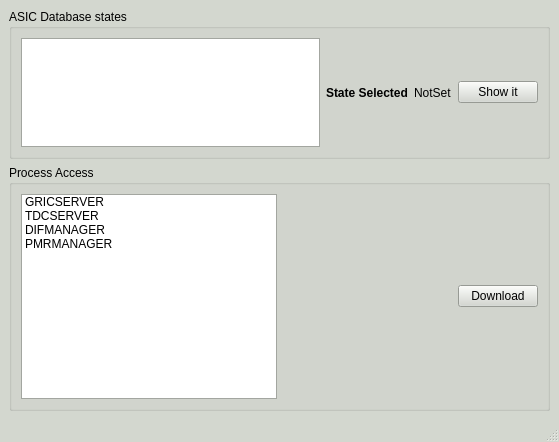
<?xml version="1.0" encoding="UTF-8"?>
<ui version="4.0">
 <class>DbWindow</class>
 <widget class="QMainWindow" name="DbWindow">
  <property name="geometry">
   <rect>
    <x>0</x>
    <y>0</y>
    <width>559</width>
    <height>442</height>
   </rect>
  </property>
  <property name="palette">
   <palette>
    <active>
     <colorrole role="WindowText">
      <brush brushstyle="SolidPattern">
       <color alpha="255">
        <red>0</red>
        <green>0</green>
        <blue>0</blue>
       </color>
      </brush>
     </colorrole>
     <colorrole role="Button">
      <brush brushstyle="SolidPattern">
       <color alpha="255">
        <red>211</red>
        <green>215</green>
        <blue>207</blue>
       </color>
      </brush>
     </colorrole>
     <colorrole role="Light">
      <brush brushstyle="SolidPattern">
       <color alpha="255">
        <red>255</red>
        <green>255</green>
        <blue>255</blue>
       </color>
      </brush>
     </colorrole>
     <colorrole role="Midlight">
      <brush brushstyle="SolidPattern">
       <color alpha="255">
        <red>233</red>
        <green>235</green>
        <blue>231</blue>
       </color>
      </brush>
     </colorrole>
     <colorrole role="Dark">
      <brush brushstyle="SolidPattern">
       <color alpha="255">
        <red>105</red>
        <green>107</green>
        <blue>103</blue>
       </color>
      </brush>
     </colorrole>
     <colorrole role="Mid">
      <brush brushstyle="SolidPattern">
       <color alpha="255">
        <red>141</red>
        <green>143</green>
        <blue>138</blue>
       </color>
      </brush>
     </colorrole>
     <colorrole role="Text">
      <brush brushstyle="SolidPattern">
       <color alpha="255">
        <red>0</red>
        <green>0</green>
        <blue>0</blue>
       </color>
      </brush>
     </colorrole>
     <colorrole role="BrightText">
      <brush brushstyle="SolidPattern">
       <color alpha="255">
        <red>255</red>
        <green>255</green>
        <blue>255</blue>
       </color>
      </brush>
     </colorrole>
     <colorrole role="ButtonText">
      <brush brushstyle="SolidPattern">
       <color alpha="255">
        <red>0</red>
        <green>0</green>
        <blue>0</blue>
       </color>
      </brush>
     </colorrole>
     <colorrole role="Base">
      <brush brushstyle="SolidPattern">
       <color alpha="255">
        <red>255</red>
        <green>255</green>
        <blue>255</blue>
       </color>
      </brush>
     </colorrole>
     <colorrole role="Window">
      <brush brushstyle="SolidPattern">
       <color alpha="255">
        <red>211</red>
        <green>215</green>
        <blue>207</blue>
       </color>
      </brush>
     </colorrole>
     <colorrole role="Shadow">
      <brush brushstyle="SolidPattern">
       <color alpha="255">
        <red>0</red>
        <green>0</green>
        <blue>0</blue>
       </color>
      </brush>
     </colorrole>
     <colorrole role="AlternateBase">
      <brush brushstyle="SolidPattern">
       <color alpha="255">
        <red>233</red>
        <green>235</green>
        <blue>231</blue>
       </color>
      </brush>
     </colorrole>
     <colorrole role="ToolTipBase">
      <brush brushstyle="SolidPattern">
       <color alpha="255">
        <red>255</red>
        <green>255</green>
        <blue>220</blue>
       </color>
      </brush>
     </colorrole>
     <colorrole role="ToolTipText">
      <brush brushstyle="SolidPattern">
       <color alpha="255">
        <red>0</red>
        <green>0</green>
        <blue>0</blue>
       </color>
      </brush>
     </colorrole>
    </active>
    <inactive>
     <colorrole role="WindowText">
      <brush brushstyle="SolidPattern">
       <color alpha="255">
        <red>0</red>
        <green>0</green>
        <blue>0</blue>
       </color>
      </brush>
     </colorrole>
     <colorrole role="Button">
      <brush brushstyle="SolidPattern">
       <color alpha="255">
        <red>211</red>
        <green>215</green>
        <blue>207</blue>
       </color>
      </brush>
     </colorrole>
     <colorrole role="Light">
      <brush brushstyle="SolidPattern">
       <color alpha="255">
        <red>255</red>
        <green>255</green>
        <blue>255</blue>
       </color>
      </brush>
     </colorrole>
     <colorrole role="Midlight">
      <brush brushstyle="SolidPattern">
       <color alpha="255">
        <red>233</red>
        <green>235</green>
        <blue>231</blue>
       </color>
      </brush>
     </colorrole>
     <colorrole role="Dark">
      <brush brushstyle="SolidPattern">
       <color alpha="255">
        <red>105</red>
        <green>107</green>
        <blue>103</blue>
       </color>
      </brush>
     </colorrole>
     <colorrole role="Mid">
      <brush brushstyle="SolidPattern">
       <color alpha="255">
        <red>141</red>
        <green>143</green>
        <blue>138</blue>
       </color>
      </brush>
     </colorrole>
     <colorrole role="Text">
      <brush brushstyle="SolidPattern">
       <color alpha="255">
        <red>0</red>
        <green>0</green>
        <blue>0</blue>
       </color>
      </brush>
     </colorrole>
     <colorrole role="BrightText">
      <brush brushstyle="SolidPattern">
       <color alpha="255">
        <red>255</red>
        <green>255</green>
        <blue>255</blue>
       </color>
      </brush>
     </colorrole>
     <colorrole role="ButtonText">
      <brush brushstyle="SolidPattern">
       <color alpha="255">
        <red>0</red>
        <green>0</green>
        <blue>0</blue>
       </color>
      </brush>
     </colorrole>
     <colorrole role="Base">
      <brush brushstyle="SolidPattern">
       <color alpha="255">
        <red>255</red>
        <green>255</green>
        <blue>255</blue>
       </color>
      </brush>
     </colorrole>
     <colorrole role="Window">
      <brush brushstyle="SolidPattern">
       <color alpha="255">
        <red>211</red>
        <green>215</green>
        <blue>207</blue>
       </color>
      </brush>
     </colorrole>
     <colorrole role="Shadow">
      <brush brushstyle="SolidPattern">
       <color alpha="255">
        <red>0</red>
        <green>0</green>
        <blue>0</blue>
       </color>
      </brush>
     </colorrole>
     <colorrole role="AlternateBase">
      <brush brushstyle="SolidPattern">
       <color alpha="255">
        <red>233</red>
        <green>235</green>
        <blue>231</blue>
       </color>
      </brush>
     </colorrole>
     <colorrole role="ToolTipBase">
      <brush brushstyle="SolidPattern">
       <color alpha="255">
        <red>255</red>
        <green>255</green>
        <blue>220</blue>
       </color>
      </brush>
     </colorrole>
     <colorrole role="ToolTipText">
      <brush brushstyle="SolidPattern">
       <color alpha="255">
        <red>0</red>
        <green>0</green>
        <blue>0</blue>
       </color>
      </brush>
     </colorrole>
    </inactive>
    <disabled>
     <colorrole role="WindowText">
      <brush brushstyle="SolidPattern">
       <color alpha="255">
        <red>105</red>
        <green>107</green>
        <blue>103</blue>
       </color>
      </brush>
     </colorrole>
     <colorrole role="Button">
      <brush brushstyle="SolidPattern">
       <color alpha="255">
        <red>211</red>
        <green>215</green>
        <blue>207</blue>
       </color>
      </brush>
     </colorrole>
     <colorrole role="Light">
      <brush brushstyle="SolidPattern">
       <color alpha="255">
        <red>255</red>
        <green>255</green>
        <blue>255</blue>
       </color>
      </brush>
     </colorrole>
     <colorrole role="Midlight">
      <brush brushstyle="SolidPattern">
       <color alpha="255">
        <red>233</red>
        <green>235</green>
        <blue>231</blue>
       </color>
      </brush>
     </colorrole>
     <colorrole role="Dark">
      <brush brushstyle="SolidPattern">
       <color alpha="255">
        <red>105</red>
        <green>107</green>
        <blue>103</blue>
       </color>
      </brush>
     </colorrole>
     <colorrole role="Mid">
      <brush brushstyle="SolidPattern">
       <color alpha="255">
        <red>141</red>
        <green>143</green>
        <blue>138</blue>
       </color>
      </brush>
     </colorrole>
     <colorrole role="Text">
      <brush brushstyle="SolidPattern">
       <color alpha="255">
        <red>105</red>
        <green>107</green>
        <blue>103</blue>
       </color>
      </brush>
     </colorrole>
     <colorrole role="BrightText">
      <brush brushstyle="SolidPattern">
       <color alpha="255">
        <red>255</red>
        <green>255</green>
        <blue>255</blue>
       </color>
      </brush>
     </colorrole>
     <colorrole role="ButtonText">
      <brush brushstyle="SolidPattern">
       <color alpha="255">
        <red>105</red>
        <green>107</green>
        <blue>103</blue>
       </color>
      </brush>
     </colorrole>
     <colorrole role="Base">
      <brush brushstyle="SolidPattern">
       <color alpha="255">
        <red>211</red>
        <green>215</green>
        <blue>207</blue>
       </color>
      </brush>
     </colorrole>
     <colorrole role="Window">
      <brush brushstyle="SolidPattern">
       <color alpha="255">
        <red>211</red>
        <green>215</green>
        <blue>207</blue>
       </color>
      </brush>
     </colorrole>
     <colorrole role="Shadow">
      <brush brushstyle="SolidPattern">
       <color alpha="255">
        <red>0</red>
        <green>0</green>
        <blue>0</blue>
       </color>
      </brush>
     </colorrole>
     <colorrole role="AlternateBase">
      <brush brushstyle="SolidPattern">
       <color alpha="255">
        <red>211</red>
        <green>215</green>
        <blue>207</blue>
       </color>
      </brush>
     </colorrole>
     <colorrole role="ToolTipBase">
      <brush brushstyle="SolidPattern">
       <color alpha="255">
        <red>255</red>
        <green>255</green>
        <blue>220</blue>
       </color>
      </brush>
     </colorrole>
     <colorrole role="ToolTipText">
      <brush brushstyle="SolidPattern">
       <color alpha="255">
        <red>0</red>
        <green>0</green>
        <blue>0</blue>
       </color>
      </brush>
     </colorrole>
    </disabled>
   </palette>
  </property>
  <property name="windowTitle">
   <string>Database Usage</string>
  </property>
  <property name="autoFillBackground">
   <bool>true</bool>
  </property>
  <widget class="QWidget" name="centralwidget">
   <layout class="QVBoxLayout" name="verticalLayout">
    <item>
     <widget class="QGroupBox" name="groupBox">
      <property name="maximumSize">
       <size>
        <width>555555</width>
        <height>150</height>
       </size>
      </property>
      <property name="autoFillBackground">
       <bool>true</bool>
      </property>
      <property name="title">
       <string>ASIC Database states</string>
      </property>
      <layout class="QHBoxLayout" name="horizontalLayout_2">
       <item>
        <widget class="QListWidget" name="lwMONGO"/>
       </item>
       <item>
        <widget class="QLabel" name="label_4">
         <property name="font">
          <font>
           <weight>75</weight>
           <bold>true</bold>
          </font>
         </property>
         <property name="text">
          <string>State Selected</string>
         </property>
        </widget>
       </item>
       <item>
        <widget class="QLabel" name="laDBMONGO">
         <property name="text">
          <string>NotSet</string>
         </property>
        </widget>
       </item>
       <item>
        <widget class="QPushButton" name="pbSHOWCONFIG">
         <property name="text">
          <string>Show it</string>
         </property>
        </widget>
       </item>
      </layout>
     </widget>
    </item>
    <item>
     <widget class="QGroupBox" name="groupBox_2">
      <property name="title">
       <string>Process Access</string>
      </property>
      <layout class="QHBoxLayout" name="horizontalLayout">
       <item>
        <widget class="QListWidget" name="lwPROCESS">
         <item>
          <property name="text">
           <string>GRICSERVER</string>
          </property>
         </item>
         <item>
          <property name="text">
           <string>TDCSERVER</string>
          </property>
         </item>
         <item>
          <property name="text">
           <string>DIFMANAGER</string>
          </property>
         </item>
         <item>
          <property name="text">
           <string>PMRMANAGER</string>
          </property>
         </item>
        </widget>
       </item>
       <item>
        <spacer name="horizontalSpacer_2">
         <property name="orientation">
          <enum>Qt::Horizontal</enum>
         </property>
         <property name="sizeHint" stdset="0">
          <size>
           <width>166</width>
           <height>20</height>
          </size>
         </property>
        </spacer>
       </item>
       <item>
        <widget class="QPushButton" name="pbDOWNLOAD">
         <property name="text">
          <string>Download</string>
         </property>
        </widget>
       </item>
      </layout>
     </widget>
    </item>
   </layout>
  </widget>
  <widget class="QStatusBar" name="statusbar"/>
 </widget>
 <resources/>
 <connections/>
</ui>
